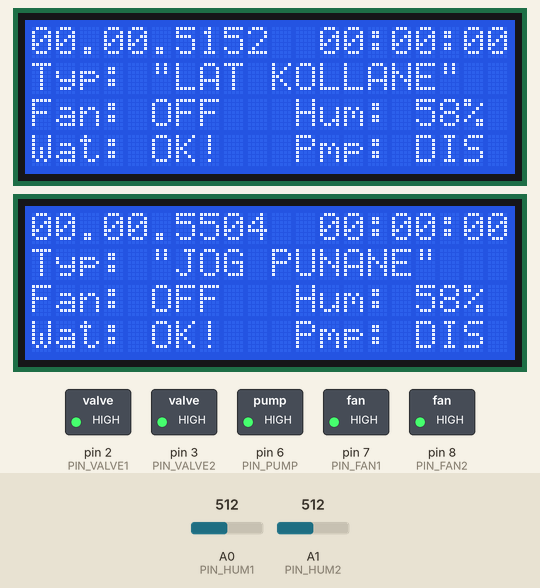
Simulated run of this sketch. Board: Arduino Uno, built for the host (arithmetic inside an expression is 32-bit, double 64-bit). Parts: 2 × 20×4 character LCD, switched loads named in the sketch (green lamp = pin HIGH). The inputs (shaded band) are chosen by the test bench; at power-on: A0 (PIN_HUM1) = 512, A1 (PIN_HUM2) = 512. What the sketch prints to the serial monitor is not drawn.

Above: at 1.3 s.
1.4 s: A0 (PIN_HUM1) set to 1023
At 6.7 s:
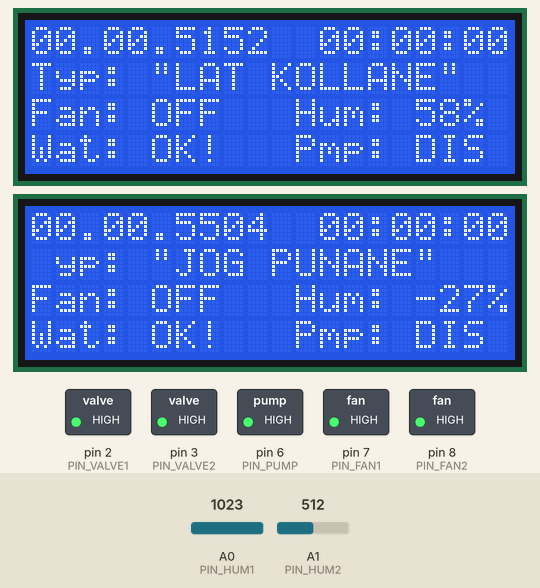
12.7 s: A1 (PIN_HUM2) set to 1023
At 17.6 s:
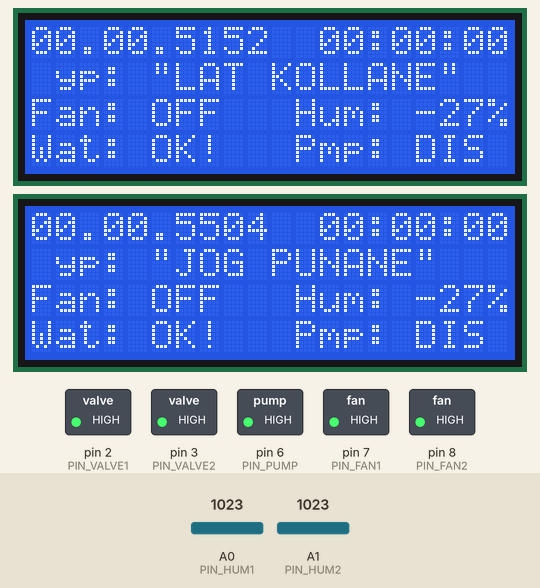
24.0 s: A0 (PIN_HUM1) set to 900
At 29.2 s:
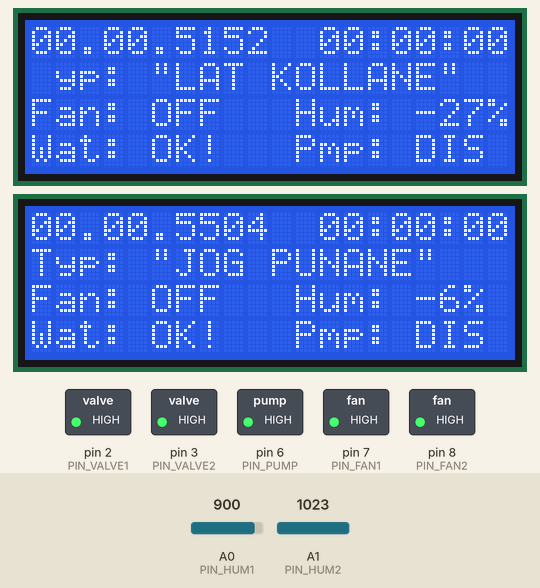
30.9 s: A1 (PIN_HUM2) set to 900
At 35.4 s:
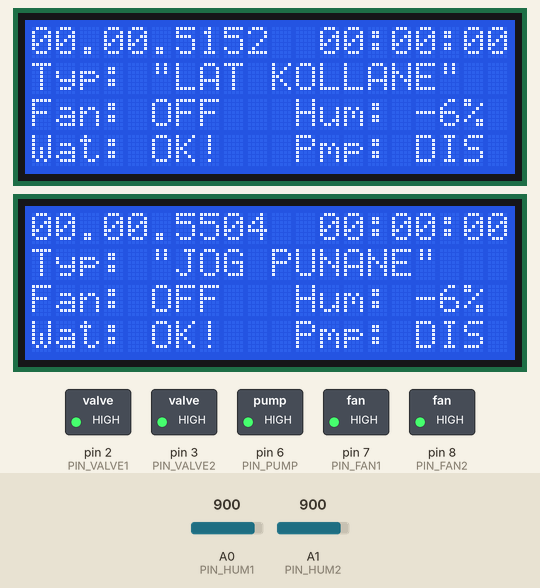
37.2 s: A0 (PIN_HUM1) set to 716
At 40.4 s:
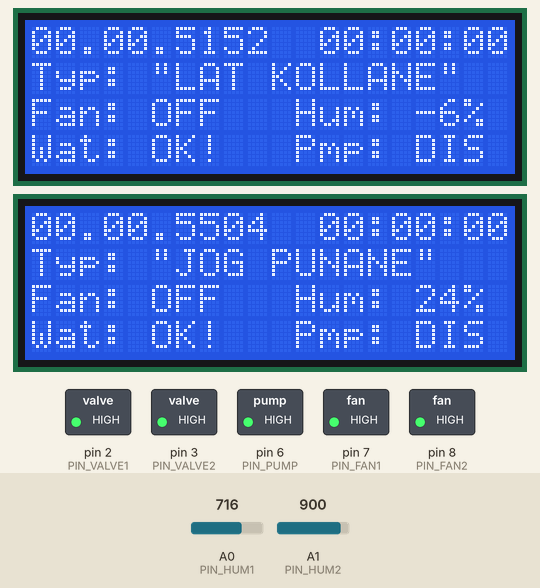
43.5 s: A1 (PIN_HUM2) set to 716
At 46.1 s:
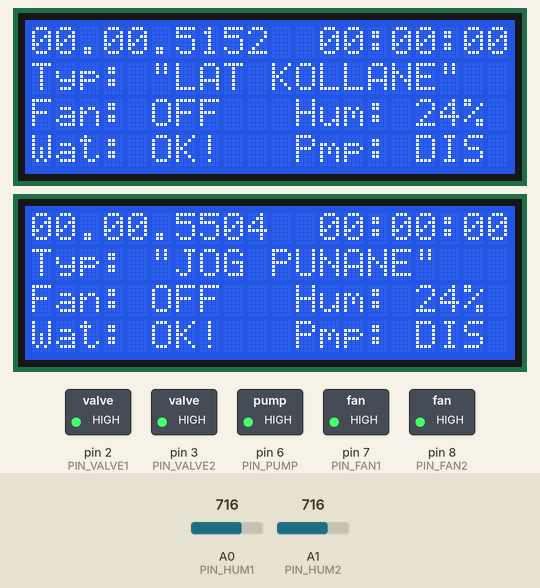
Timing chart, 0 to 47.6 s (numbered marks = the images above; inputs shaded):
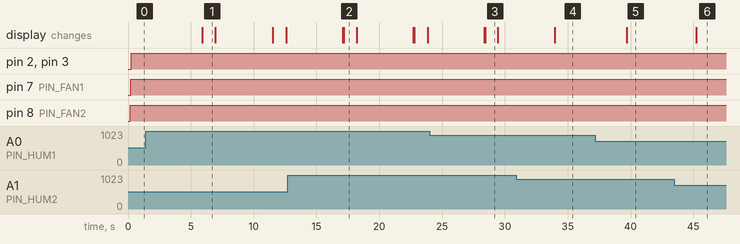

The sketch:

planthelper.ino
```cpp
#include <Wire.h>
#include <DS1307.h>
#include <LiquidCrystal_I2C.h>

// General
#define NOF_POTS 2
#define MAIN_DELAY 1000

// Pump
#define PIN_PUMP 6
#define PUMP_RUN_TIME 5
#define PUMP_DELAY 600 // 600
#define PUMP_START_LEVEL 90
#define PUMP_MIN_HOUR 8
#define PUMP_MAX_HOUR 18

// Humidity
#define HUM_VAL_LOW 260
#define HUM_VAL_HIGH 600
#define PIN_HUM1 A0
#define PIN_HUM2 A1
#define HUM_UPDATE_FREQ 5
#define HUM_REG_FREQ 3600 // 3600

// Fan
#define PIN_FAN1 7
#define PIN_FAN2 8
#define FAN_RUN_HOUR_START 8
#define FAN_RUN_HOUR_END 18

// Water level sensor (digital)
#define SEN_WATER1 4
#define SEN_WATER2 5

// LED
//#define RED_PIN 2
//#define GREEN_PIN 3
//#define BLUE_PIN 4

// Valve
#define PIN_VALVE1 2
#define PIN_VALVE2 3

int loop_cnt = 0;
DS1307 rtc;

LiquidCrystal_I2C lcd0(0x26, 2, 1, 0, 4, 5, 6, 7, 3, POSITIVE);
LiquidCrystal_I2C lcd1(0x27, 2, 1, 0, 4, 5, 6, 7, 3, POSITIVE);

typedef struct
{
   LiquidCrystal_I2C lcd;
   int id;
   String name;
   int hum_pin;
   int water_pin;
   int valve_pin;
   int fan_pin;

   int hum;
   int pump_timer;
   bool pump_activated;
   int water_level_alarm;
   bool want_to_pump;
} Pot;


Pot Pots[NOF_POTS] = {
  { lcd0, 0, "\"LAT KOLLANE\"", PIN_HUM2, SEN_WATER1, PIN_VALVE2, PIN_FAN2, 0, PUMP_DELAY, 0, 0, 0},
  { lcd1, 1, "\"JOG PUNANE\"", PIN_HUM1, SEN_WATER2, PIN_VALVE1, PIN_FAN1, 0, PUMP_DELAY, 0, 0, 0},
};

void RGB_color(int red_light_value, int green_light_value, int blue_light_value)
{
//  analogWrite(RED_PIN, red_light_value);
//  analogWrite(GREEN_PIN, green_light_value);
//  analogWrite(BLUE_PIN, blue_light_value);
//  Serial.println("TERE");
//  Serial.println(red_light_value);
//  Serial.println(green_light_value);
//  Serial.println(blue_light_value);
}

void fan_on(int pin) {
  digitalWrite(pin, LOW);
}

void fan_off(int pin) {
  digitalWrite(pin, HIGH);
}

void pump_on() {
  digitalWrite(PIN_PUMP, LOW);
}

void pump_off() {
  digitalWrite(PIN_PUMP, HIGH);
}

void open_valve(int pin) {
  digitalWrite(pin, LOW);
}

void close_valve(int pin) {
  digitalWrite(pin, HIGH);
}

void do_water_level(Pot* pot) {

  // TODO
  // pot->water_level_alarm = digitalRead(pot->water_pin);
  pot->water_level_alarm = 0;

  pot->lcd.setCursor(0,3);
  pot->lcd.print("Wat: ");

  if (pot->water_level_alarm) {
    pot->lcd.print("ALR");
  }
  else {
    pot->lcd.print("OK!");
  }

  Serial.print(pot->name);
  Serial.print(", water level: ");
  Serial.println(pot->water_level_alarm);
}

void do_humidity_reg(Pot* pot) {
  if (!(loop_cnt % HUM_REG_FREQ)) {
    if (pot->hum < PUMP_START_LEVEL) {
      Serial.println("Whaaaaaaaaaaaat");
      Serial.println(pot->hum);
      pot->pump_activated = 1;
    }
  }
  if (pot->pump_activated) {
      pot->pump_timer--;

      if (pot->pump_timer > 0) {
        pot->lcd.setCursor(11,3);
        pot->lcd.print("Pmp: ");
        pot->lcd.print(pot->pump_timer);

        if((pot->pump_timer) < 100) {
          pot->lcd.print(" ");
        }
        else if((pot->pump_timer) < 10) {
          pot->lcd.print("  ");
        }
        //pot->lcd.print(" sec ");
      }
      else if (pot->pump_timer >= (0 - PUMP_RUN_TIME)) {
        pot->lcd.setCursor(11,3);
        pot->lcd.print("Pmp: NOW ");
        Serial.println("!!!Panen puraka!!!");
        pot->want_to_pump = true;
      }
      else if (pot->pump_timer <= (0 - PUMP_RUN_TIME)) {
        pot->pump_timer = PUMP_DELAY;
        pot->pump_activated = 0;
        pot->lcd.setCursor(11,3);
        pot->lcd.print("Pmp: FUT ");
        pot->want_to_pump = false;
      }
  }
  else {
    pot->lcd.setCursor(11,3);
    pot->lcd.print("Pmp: FUT ");
  }
}

void do_humidity(Pot* pot) {

  int hum = analogRead(pot->hum_pin);

  Serial.print(pot->name);
  Serial.print(": ");
  Serial.println(hum);

  pot->lcd.setCursor(11,2);
  pot->lcd.print("Hum: ");

  int val = 100L - (((hum - HUM_VAL_LOW) * 100L) / HUM_VAL_HIGH);

  if (val > 100) {
    val = 100;
  }

  pot->lcd.print(val);

  if (val < 100) {
    pot->lcd.print("% ");
  }
  else {
    pot->lcd.print("%");
  }
  pot->hum = val;
}

void do_name(Pot* pot) {
  pot->lcd.setCursor(0,1);
  pot->lcd.print("Typ: ");
  pot->lcd.print(pot->name);
}

void do_fan(uint8_t hour, Pot* pot) {

  String fan_str = "OFF";
  // Run from x o'clock for one hour
  if ((hour >= FAN_RUN_HOUR_START) && (hour < FAN_RUN_HOUR_END)) {
    fan_on(pot->fan_pin);
    fan_str = "ON ";
  }
  else {
    fan_off(pot->fan_pin);
  }

  pot->lcd.setCursor(0,2);
  pot->lcd.print("Fan: ");
  pot->lcd.print(fan_str);
}

int do_time(Pot* pot) {

  uint8_t sec, min, hour, day, month;
  uint16_t year;

  /*get time from RTC*/
  rtc.get(&sec, &min, &hour, &day, &month, &year);

  pot->lcd.setCursor(0,0);

  //lcd.print(100L - (((HUM2_VAL - 250)*100L)/600));
  //lcd.print("     ");

  //lcd.setCursor(0,2);
  //lcd.print(HUM2_VAL);

  if (day < 10)
     pot->lcd.print("0");
   pot->lcd.print(day);

   pot->lcd.print(".");
   if (month < 10)
     pot->lcd.print("0");
   pot->lcd.print(month);
   pot->lcd.print(".");
   pot->lcd.print(year);
   pot->lcd.print("  ");

  if (hour < 10)
    pot->lcd.print("0");
  pot->lcd.print(hour);
  pot->lcd.print(":");
  if (min < 10)
    pot->lcd.print("0");
  pot->lcd.print(min);
  pot->lcd.print(":");
  if (sec < 10)
    pot->lcd.print("0");
  pot->lcd.print(sec);

  return hour;
}

int do_pump(Pot* pot, int hour) {
  if (pot->water_level_alarm) {
    pot->pump_timer = PUMP_DELAY;
    pot->pump_activated = 0;
    pot->lcd.setCursor(11,3);
    pot->lcd.print("Pmp: ALR ");
    pot->want_to_pump = false;
  }
  else if ((hour > PUMP_MAX_HOUR) || (hour < PUMP_MIN_HOUR)) {
    pot->pump_timer = PUMP_DELAY;
    pot->pump_activated = 0;
    pot->lcd.setCursor(11,3);
    pot->lcd.print("Pmp: DIS ");
    pot->want_to_pump = false;
  }
}

void do_led(int loop_cnt) {

  switch (loop_cnt % 8) {
  case 0:
    RGB_color(255, 0, 0); // Red
    break;
  case 1:
    RGB_color(0, 255, 0); // Green
    break;
  case 2:
    RGB_color(0, 0, 255); // Blue
    break;
  case 3:
    RGB_color(255, 255, 125); // Raspberry
    break;
  case 4:
    RGB_color(0, 255, 255); // Cyan
    break;
  case 5:
    RGB_color(255, 0, 255); // Magenta
    break;
  case 6:
    RGB_color(255, 255, 0); // Yellow
    break;
  case 7:
    RGB_color(255, 255, 255); // White
    break;

  default:
    // statements
    break;
  }
}


void setup() {

  /*init Serial port*/
  Serial.begin(115200);
  while(!Serial); /*wait for serial port to connect - needed for Leonardo only*/

  /*init fan*/
  pinMode(PIN_FAN1, OUTPUT);
  pinMode(PIN_FAN2, OUTPUT);
  //fan_off();

  /*init PUMP*/
  pinMode(PIN_PUMP, OUTPUT);
  pump_off();

  pinMode(PIN_VALVE1, OUTPUT);
  pinMode(PIN_VALVE2, OUTPUT);

  /*init RTC*/
  Serial.println("Init RTC...");

  /*only set the date+time one time*/
  //rtc.set(0, 20, 14, 25, 8, 2020); /*08:00:00 24.12.2014 //sec, min, hour, day, month, year*/

  /*stop/pause RTC*/
  // rtc.stop();

  /*start RTC*/
  rtc.start();

  int i = 0;

  for (i = 0; i < NOF_POTS; i++) {
    Pots[i].lcd.begin(20,4);
    Pots[i].lcd.backlight();//Power on the back light
  }

  pinMode(SEN_WATER1,INPUT_PULLUP);
  pinMode(SEN_WATER2,INPUT_PULLUP);

//
//  pinMode(RED_PIN, OUTPUT);
//  pinMode(GREEN_PIN, OUTPUT);
//  pinMode(BLUE_PIN, OUTPUT);

}

void loop() {

  int i = 0;

  Serial.println("---------------------");
  for (i = 0; i < NOF_POTS; i++) {

    Pots[i].want_to_pump = false;

    do_name(&Pots[i]);

    uint8_t hour = do_time(&Pots[i]);
    do_fan(hour, &Pots[i]);

    if (!(loop_cnt % HUM_UPDATE_FREQ)) {
      do_humidity(&Pots[i]);
    }

    do_water_level(&Pots[i]);

    do_pump(&Pots[i], hour);

    if (!Pots[i].water_level_alarm) {
      // Only allow pump to run during daytime
      if ((hour > PUMP_MIN_HOUR) && (hour < PUMP_MAX_HOUR)) {
          do_humidity_reg(&Pots[i]);
      }
    }
  }

  bool pump = false;
  for (i = 0; i < NOF_POTS; i++) {

//    Serial.print("Loop count: ");
//    Serial.println(loop_cnt);
//
//    if (loop_cnt % 2) {
//      Pots[i].want_to_pump = true;
//    }
//    else{
//      Pots[i].want_to_pump = false;
//    }


    if (Pots[i].want_to_pump == true) {
      Serial.print (Pots[i].name);
      Serial.println(" OPEN");
      open_valve(Pots[i].valve_pin);
      pump = true;
    }
    else {
      Serial.print (Pots[i].name);
      Serial.println("CLOSE");
      close_valve(Pots[i].valve_pin);
    }
  }

  if (pump) {
    pump_on();
  }
  else {
    pump_off();
  }

//fan_on();

  //do_led(loop_cnt);

  delay(MAIN_DELAY);

  loop_cnt++;

}
```

Measured:
- after the input at 1.4 s, the display: changes after 4.5 s (image 1)
- after the input at 12.7 s, the display: first changes after 4.4 s (image 2 shows a later state)
- after the input at 30.9 s, the display: changes after 3.1 s (image 4)
- after the input at 37.2 s, the display: changes after 2.5 s (image 5)
- after the input at 43.5 s, the display: changes after 1.7 s (image 6)
